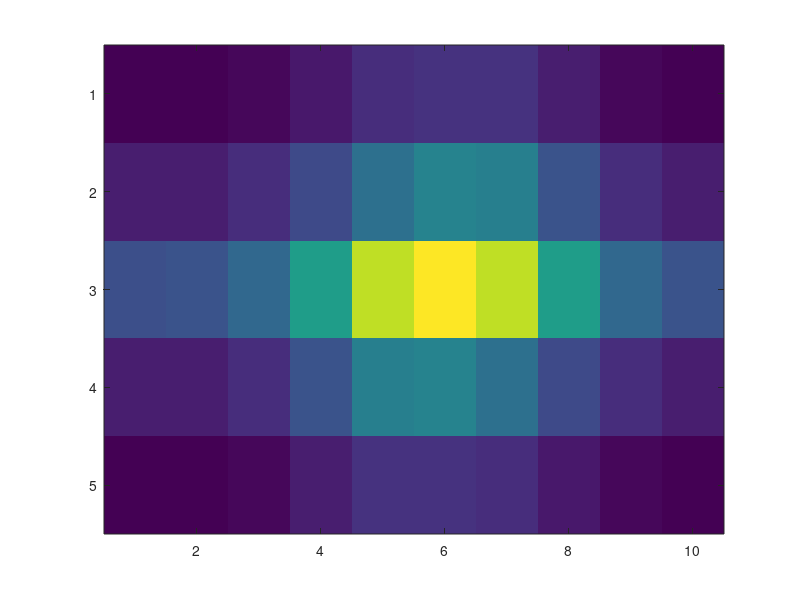

The MATLAB script that drew this image:


% 2-D Transform
% The 2-D Fourier transform is useful for processing 2-D signals and other 2-D data such as images.
% Create and plot 2-D data with repeated blocks.

P = peaks(20);
X = repmat(P,[5 10]);
imagesc(X)

% TODO : Compute the 2-D Fourier transform of the data.  
% Shift the zero-frequency component to the center of the output, and 
% plot the resulting 100-by-200 matrix, which is the same size as X.


% Reshape the signal to a matrix
% signal  = reshape(signal, [M, N]);

signal_fft = fft2(X, 5, 10);

% Shift zero-frequency terms to the center of the array
signal_fft = fftshift(signal_fft);

% Take the absolute value
signal_fft = abs(signal_fft);

% 
imagesc(signal_fft);


